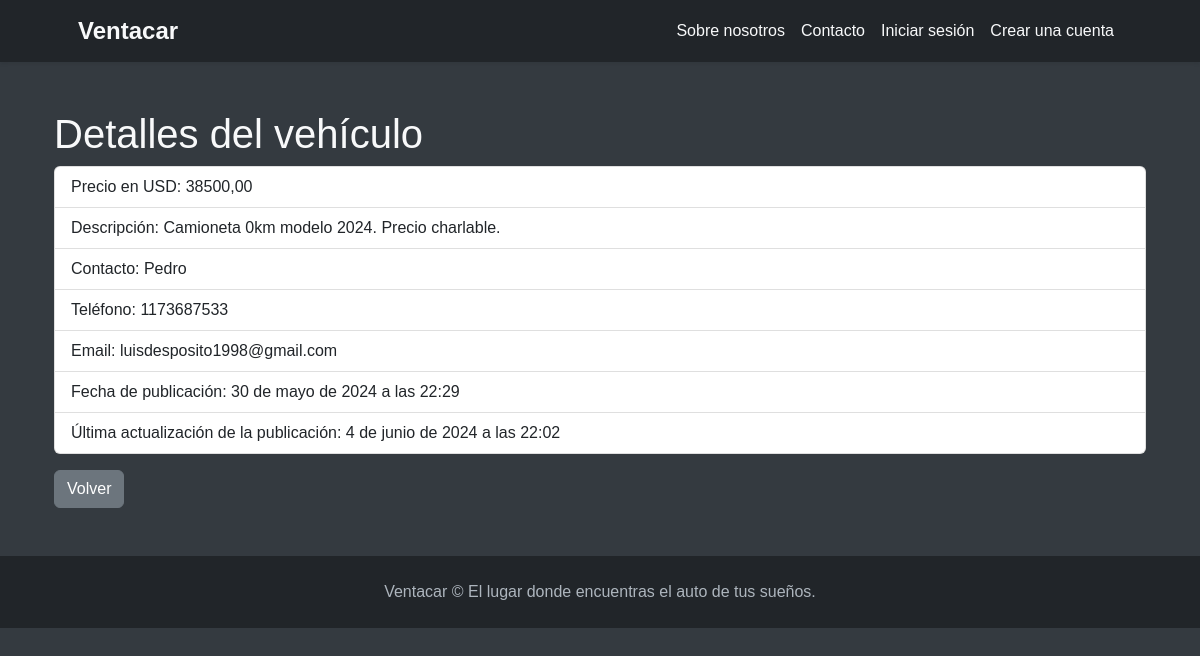
The page /vehiculos/vehiculo/detalle/14 on the database its author committed.
### vehiculos/models.py (models this page shows, shortened)
class Ver_vehiculos(models.Model):
    tipo = models.CharField(max_length=50)
    modelos = models.CharField(max_length=50)
    marcas = models.CharField(max_length=50)
    valor_dolares = models.DecimalField(max_digits=10, decimal_places=2, null = True)
    descripcion = models.TextField(max_length=400, null=True)
    fecha_creacion = models.DateTimeField(auto_now_add=True, null=True, editable=False)
    fecha_actualizacion = models.DateTimeField(auto_now=True, null=True, editable=False)
    contacto_nombre = models.CharField(max_length=50, null=True, blank=True)
    contacto_email = models.EmailField(max_length=254, null=True, blank=True)
    contacto_telefono = models.CharField(max_length=20, null=True, blank=True)
    class Meta:
        verbose_name = "Ver Vehículo"
        verbose_name_plural = "Ver Vehículos"

### vehiculos/views.py (the view)
# urls.py: path('vehiculo/detalle/<int:pk>', Ver_vehiculosDetail.as_view(), name='detalle_vehiculo'),
class Ver_vehiculosDetail(DetailView):
    model = Ver_vehiculos
    context_object_name = "vehiculo"
    template_name = "vehiculos/lista_vehiculos_detalle.html"

### vehiculos/templates/vehiculos/lista_vehiculos_detalle.html (shortened to what this page needs)
{% extends 'core/base.html' %}
{% block content %}
<div class="container">
    <h1>Detalles del vehículo</h1>
    <ul class="list-group">
        <li class="list-group-item">Precio en USD: {{ vehiculo.valor_dolares }}</li>
        <li class="list-group-item">Descripción: {{ vehiculo.descripcion }}</li>
        <li class="list-group-item">Contacto: {{ vehiculo.contacto_nombre }}</li>
        <li class="list-group-item">Teléfono: {{ vehiculo.contacto_telefono }}</li>
        <li class="list-group-item">Email: {{ vehiculo.contacto_email }}</li>
        <li class="list-group-item">Fecha de publicación: {{ vehiculo.fecha_creacion }}</li>
        <li class="list-group-item">Última actualización de la publicación: {{ vehiculo.fecha_actualizacion }}</li>
    </ul>
    <div class="mt-3">
        <a href="{% url 'vehiculos:lista_vehiculos' %}" class="btn btn-secondary">Volver</a>
    </div>
</div>
{% endblock content %}

### core/templates/core/base.html (style rules this page uses)
body { font-family: 'Arial', sans-serif; background-color: #343a40; color: #f8f9fa; }

### rows shown on the page
Ver_vehiculos: valor_dolares "38500,00", descripcion "Camioneta 0km modelo 2024. Precio charlable.", contacto_nombre "Pedro", contacto_telefono "1173687533", contacto_email "luisdesposito1998@gmail.com", fecha_creacion "30 de mayo de 2024 a las 22:29", fecha_actualizacion "4 de junio de 2024 a las 22:02"
